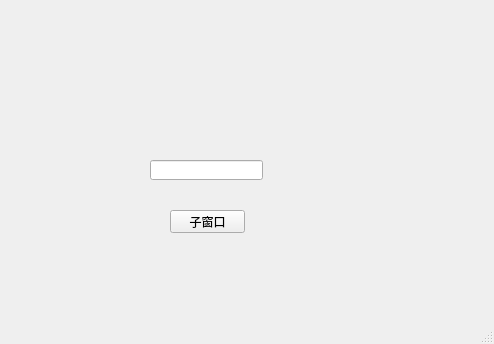
<?xml version="1.0" encoding="UTF-8"?>
<ui version="4.0">
 <class>MainWindow</class>
 <widget class="QMainWindow" name="MainWindow">
  <property name="geometry">
   <rect>
    <x>0</x>
    <y>0</y>
    <width>494</width>
    <height>344</height>
   </rect>
  </property>
  <property name="windowTitle">
   <string>MainWindow</string>
  </property>
  <widget class="QWidget" name="centralwidget">
   <widget class="QPushButton" name="pushButton">
    <property name="geometry">
     <rect>
      <x>170</x>
      <y>210</y>
      <width>75</width>
      <height>23</height>
     </rect>
    </property>
    <property name="text">
     <string>子窗口</string>
    </property>
   </widget>
   <widget class="QLineEdit" name="lineEdit">
    <property name="geometry">
     <rect>
      <x>150</x>
      <y>160</y>
      <width>113</width>
      <height>20</height>
     </rect>
    </property>
   </widget>
  </widget>
  <widget class="QMenuBar" name="menubar">
   <property name="geometry">
    <rect>
     <x>0</x>
     <y>0</y>
     <width>494</width>
     <height>23</height>
    </rect>
   </property>
  </widget>
  <widget class="QStatusBar" name="statusbar"/>
 </widget>
 <resources/>
 <connections/>
</ui>
